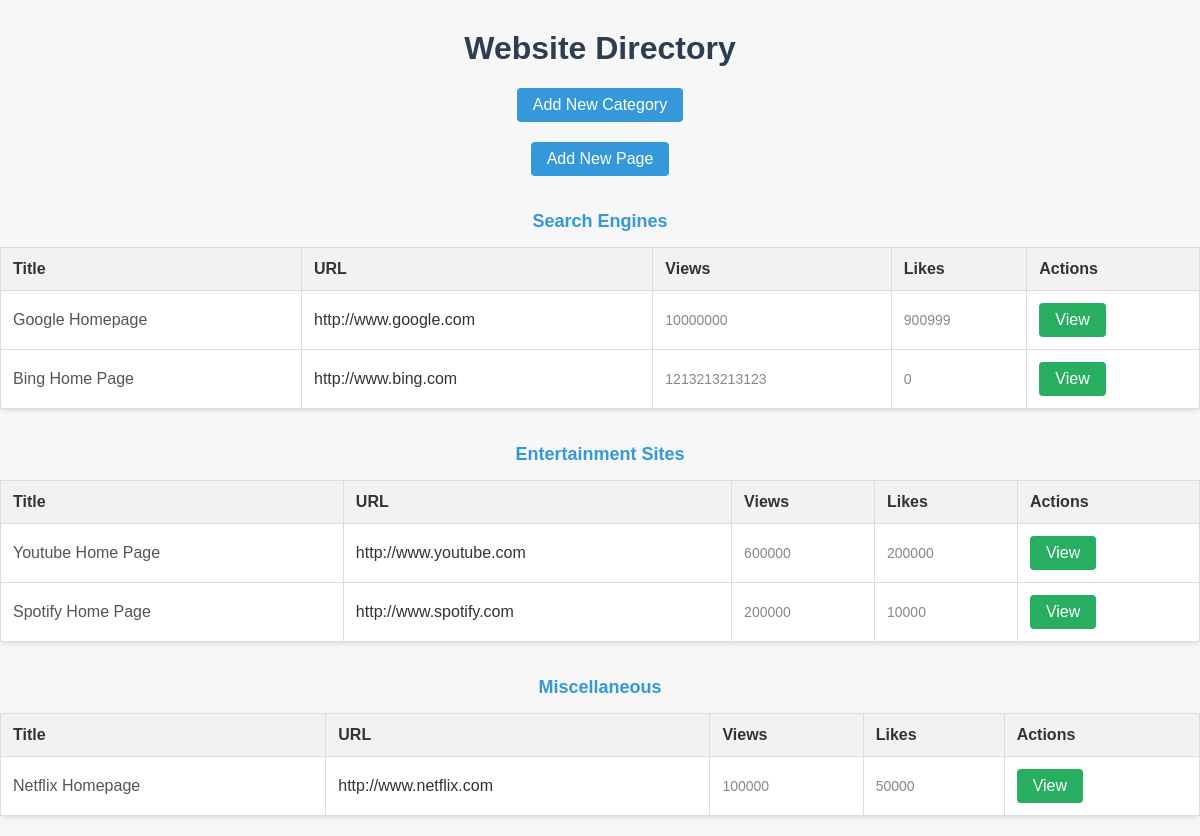
The page / on the database its author committed.
### directory/models.py (models this page shows, shortened)
class Category(models.Model):
    name = models.CharField(max_length=100)
    num_visits = models.IntegerField(default=0)  # Providing a default value

class Page(models.Model):
    category = models.ForeignKey(Category, on_delete=models.CASCADE)
    title = models.CharField(max_length=200)
    url = models.URLField()
    views = models.IntegerField(default=0)
    likes = models.IntegerField(default=0)

### directory/views.py (the view)
# urls.py: path('', views.homepage, name='homepage'),
def homepage(request):
    categories = Category.objects.all()
    return render(request, 'homepage.html', {'categories': categories})

### directory/templates/homepage.html (shortened to what this page needs)
<!DOCTYPE html>
<html lang="en">
<head>
</head>
<body>
    <h1>Website Directory</h1>
    <a href="{% url 'add_category' %}" class="add-button">Add New Category</a>
    <a href="{% url 'add_page' category_id=0 %}" class="add-button">Add New Page</a>
    {% for category in categories %}
    <table>
        <caption class="category-name">{{ category.name }}</caption>
        <thead>
            <tr>
                <th>Title</th>
                <th>URL</th>
                <th>Views</th>
                <th>Likes</th>
                <th>Actions</th>
            </tr>
        </thead>
        <tbody>
            {% for page in category.page_set.all %}
            <tr>
                <td class="page-title">{{ page.title }}</td>
                <td>{{ page.url }}</td>
                <td class="views-likes">{{ page.views }}</td>
                <td class="views-likes">{{ page.likes }}</td>
                <td><a class="view-button" href="{{ page.url }}" target="_blank">View</a></td>
            </tr>
            {% endfor %}
        </tbody>
    </table>
    {% endfor %}
</body>
</html>

### directory/templates/homepage.html (style rules this page uses)
body { font-family: Arial, sans-serif; background-color: #f7f7f7; color: #333; margin: 0; padding: 0; }
h1 { color: #2c3e50; text-align: center; margin-top: 30px; }
table { width: 100%; border-collapse: collapse; margin-bottom: 20px; background-color: #fff; border-radius: 6px; box-shadow: 0 2px 4px rgba(0, 0, 0, 0.1); }
th, td { border: 1px solid #ddd; padding: 12px; text-align: left; }
th { background-color: #f2f2f2; }
.category-name { font-weight: bold; color: #3498db; font-size: 18px; padding: 15px 0; }
.page-title { font-weight: normal; color: #555; font-size: 16px; }
.views-likes { color: #888; font-size: 14px; }
.view-button { background-color: #27ae60; color: #fff; padding: 8px 16px; text-align: center; text-decoration: none; display: inline-block; border-radius: 4px; transition: background-color 0.3s ease; }
.add-button { background-color: #3498db; color: #fff; padding: 8px 16px; text-align: center; text-decoration: none; display: inline-block; border-radius: 4px; margin-bottom: 10px; display: block; width: fit-content; margin: 20px auto; }

### rows shown on the page
Category: name "Search Engines"
Page: title "Google Homepage", url "http://www.google.com", views "10000000", likes "900999"
Page: title "Bing Home Page", url "http://www.bing.com", views "1213213213123", likes "0"
Category: name "Entertainment Sites"
Page: title "Youtube Home Page", url "http://www.youtube.com", views "600000", likes "200000"
Page: title "Spotify Home Page", url "http://www.spotify.com", views "200000", likes "10000"
Category: name "Miscellaneous"
Page: title "Netflix Homepage", url "http://www.netflix.com", views "100000", likes "50000"
